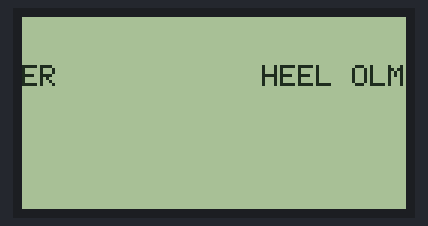
A sketch run on a simulated Arduino Uno, built with avr-gcc and run on an emulated ATmega328P. Shown: 128×64 one-colour display. Wiring (inferred from the names in the program): KS0108 128×64 LCD: RS pin 2; E pin 4; CS1 A0; CS2 A1; data pin 12, pin 11, pin 10, pin 9, pin 8, pin 7, pin 6, pin 5; reset A2.

Above: at 0.3 s.
At 2.89 s:
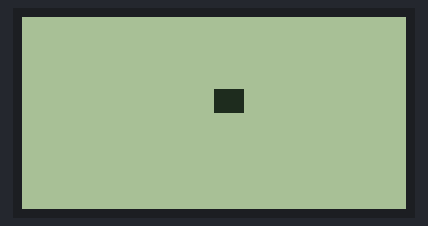
At 3.5 s:
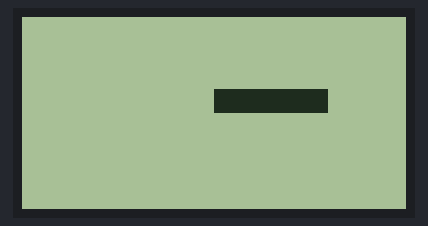
At 4.12 s:
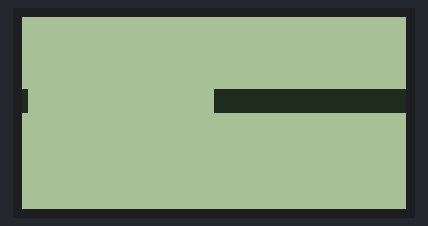
At 4.73 s:
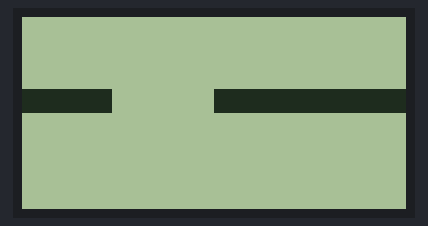
At 5.4 s:
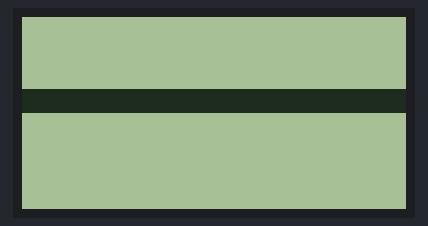

The sketch:

Arduino_GLCD.ino
```cpp
#include <Arduino.h>
#include "Font_Header.h"
#include <avr/pgmspace.h>

// Pin definitions
#define RS 2
#define RW LOW   // tied to GND
#define EN 4
#define CS1 A0
#define CS2 A1
#define RST A2

uint8_t dataPins[8] = {12,11,10,9,8,7,6,5};
#define TotalPage 8

// --- Low-level helpers ---
void pulseEN() {
  digitalWrite(EN,HIGH);
  delayMicroseconds(10);
  digitalWrite(EN,LOW);
  delayMicroseconds(5);
}

void GLCD_Command(uint8_t cmd, bool left) {
  digitalWrite(CS1,left?LOW:HIGH);
  digitalWrite(CS2,left?HIGH:LOW);
  digitalWrite(RS,LOW);
  for(int i=0;i<8;i++) digitalWrite(dataPins[i], (cmd>>i)&1);
  pulseEN();
}

void GLCD_Data(uint8_t dat, bool left) {
  digitalWrite(CS1,left?LOW:HIGH);
  digitalWrite(CS2,left?HIGH:LOW);
  digitalWrite(RS,HIGH);
  for(int i=0;i<8;i++) digitalWrite(dataPins[i], (dat>>i)&1);
  pulseEN();
}

// --- Initialization ---
void GLCD_Init() {
  pinMode(RS,OUTPUT);
  pinMode(EN,OUTPUT);
  pinMode(CS1,OUTPUT);
  pinMode(CS2,OUTPUT);
  pinMode(RST,OUTPUT);
  for(int i=0;i<8;i++) pinMode(dataPins[i],OUTPUT);

  digitalWrite(RST,LOW); delay(10);
  digitalWrite(RST,HIGH); delay(10);

  // Turn off, set addresses, turn on
  GLCD_Command(0x3E,true);  GLCD_Command(0x40,true);  GLCD_Command(0xB8,true);  GLCD_Command(0xC0,true);  GLCD_Command(0x3F,true);
  GLCD_Command(0x3E,false); GLCD_Command(0x40,false); GLCD_Command(0xB8,false); GLCD_Command(0xC0,false); GLCD_Command(0x3F,false);
}

// --- Clear GLCD ---
void GLCD_ClearAll() {
  for(int page=0; page<TotalPage; page++){
    for(int col=0; col<64; col++){
      GLCD_Command(0xB8+page,true);  GLCD_Command(0x40+col,true);  GLCD_Data(0,true);
      GLCD_Command(0xB8+page,false); GLCD_Command(0x40+col,false); GLCD_Data(0,false);
    }
  }
}

// --- Map character to font index ---
uint8_t charIndex(char c){
  switch(c){
    case 'H': return 0;
    case 'E': return 1;
    case 'L': return 2;
    case 'O': return 3;
    case 'W': return 4;
    case 'R': return 5;
    case 'D': return 6;
    case ' ': return 0;
    default: return 0;
  }
}

// --- Draw 5x8 char at x,page ---
void drawChar(uint8_t x, uint8_t page, char c){
  uint8_t idx = charIndex(c);
  for(int i=0;i<FontWidth;i++){
    uint8_t col = x+i;
    if(col>127) break;
    bool left = col<64;
    GLCD_Command(0xB8+page,left);
    GLCD_Command(0x40+(col%64),left);
    GLCD_Data(font[idx][i],left);
  }
}

// --- Draw string at page 0..7 ---
void drawString(uint8_t x, uint8_t page, const char* s){
  while(*s){
    drawChar(x,page,*s);
    x+=FontWidth+1;
    s++;
  }
}

// --- Simple vertical line animation ---
void runAnimation(){
  for(int x=0;x<128;x++){
    for(int page=0; page<8; page++){
      bool left = x<64;
      GLCD_Command(0xB8+page,left);
      GLCD_Command(0x40+(x%64),left);
      if(page==3) GLCD_Data(0xFF,left);
      else GLCD_Data(0x00,left);
    }
    delay(20);
  }
}

void setup() {
  GLCD_Init();
  GLCD_ClearAll();
  drawString(10,2,"HELLO WORLD");
  delay(2000);
  GLCD_ClearAll();
}

void loop() {
  runAnimation();
}
```

Font_Header.h
```cpp
#ifndef FONT_HEADER_H
#define FONT_HEADER_H

#define FontWidth 5

// 5x8 font table: characters used in "HELLO WORLD" + space
const uint8_t font[][FontWidth] = {
  // Space ' ' (ASCII 32)
  {0x00,0x00,0x00,0x00,0x00},

  // H (ASCII 72-32=40)
  {0x7F,0x08,0x08,0x08,0x7F},

  // E (ASCII 69-32=37)
  {0x7F,0x49,0x49,0x49,0x41},

  // L (ASCII 76-32=44)
  {0x7F,0x40,0x40,0x40,0x40},

  // O (ASCII 79-32=47)
  {0x3E,0x41,0x41,0x41,0x3E},

  // W (ASCII 87-32=55)
  {0x7F,0x02,0x0C,0x02,0x7F},

  // R (ASCII 82-32=50)
  {0x7F,0x09,0x19,0x29,0x46},

  // D (ASCII 68-32=36)
  {0x7F,0x41,0x41,0x22,0x1C}
};

#endif
```

Measured:
- what the display in image 0 shows lasts 2.1 s, from 0.3 s to 2.4 s
